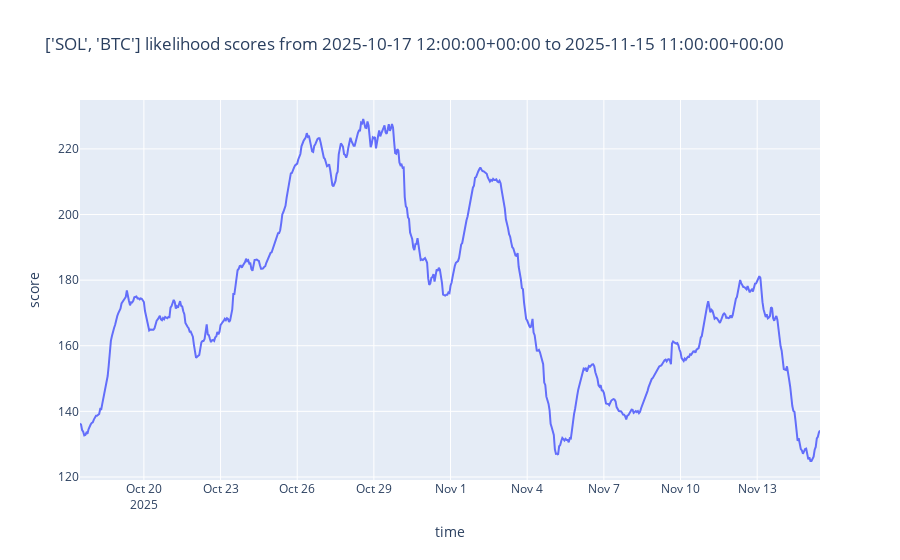

The notebook cell this image was saved under:
### Markdown cell above
## Run live simulation on historic data

### Code cell
# Setup tracker + evaluator
tracker_evaluator = TrackerEvaluator(GaussianStepTracker())

for asset, history_price in test_asset_prices.items():

    # First tick: initialize historical data
    tracker_evaluator.tick({asset: initial_histories[asset]})

    prev_ts = 0
    predict_count = 0
    for ts, price in history_price:
        # Feed the new tick
        tracker_evaluator.tick({asset: [(ts, price)]})

        # Evaluate prediction every hour (ts is in second)
        if ts - prev_ts >= INTERVAL:
            prev_ts = ts
            predictions_evaluated = tracker_evaluator.predict(asset, HORIZON, STEP)

            # Periodically display results
            if predictions_evaluated and predict_count % 200 == 0:
                print(f"My average likelihood score {asset}: {tracker_evaluator.overall_likelihood_score_asset(asset):.4f}")
                print(f"My recent average likelihood score {asset}: {tracker_evaluator.recent_likelihood_score_asset(asset):.4f}")
            predict_count += 1

tracker_name = tracker_evaluator.tracker.__class__.__name__
print(f"\nTracker {tracker_name}:"
      f"\nFinal average likelihood score: {tracker_evaluator.overall_likelihood_score():.4f}")

current_results_dir = tracker_evaluator.to_json(horizon=HORIZON, step=STEP,
                                                interval=INTERVAL, base_dir=base_dir_results)

# Plot scoring timeline
timestamped_scores = tracker_evaluator.scores
plot_scores(timestamped_scores)

### Figure 1 — Plotly figure (JSON) as saved in the notebook; plotly's stock layout.template omitted (floating-point values rounded to 4 significant figures; data arrays with more than 128 entries replaced by an {"elided": "..."} marker saying what was removed)
{"data": [{"hovertemplate": "time=%{x}<br>score=%{y}<extra></extra>", "legendgroup": "", "line": {"color": "#636efa", "dash": "solid"}, "marker": {"symbol": "circle"}, "mode": "lines", "name": "", "orientation": "v", "showlegend": false, "x": {"elided": "696 str values"}, "xaxis": "x", "y": {"elided": "696 float values"}, "yaxis": "y", "type": "scatter"}], "layout": {"xaxis": {"anchor": "y", "domain": [0.0, 1.0], "title": {"text": "time"}}, "yaxis": {"anchor": "x", "domain": [0.0, 1.0], "title": {"text": "score"}}, "legend": {"tracegroupgap": 0}, "title": {"text": "['SOL', 'BTC'] likelihood scores from 2025-10-17 12:00:00+00:00 to 2025-11-15 11:00:00+00:00"}}}
